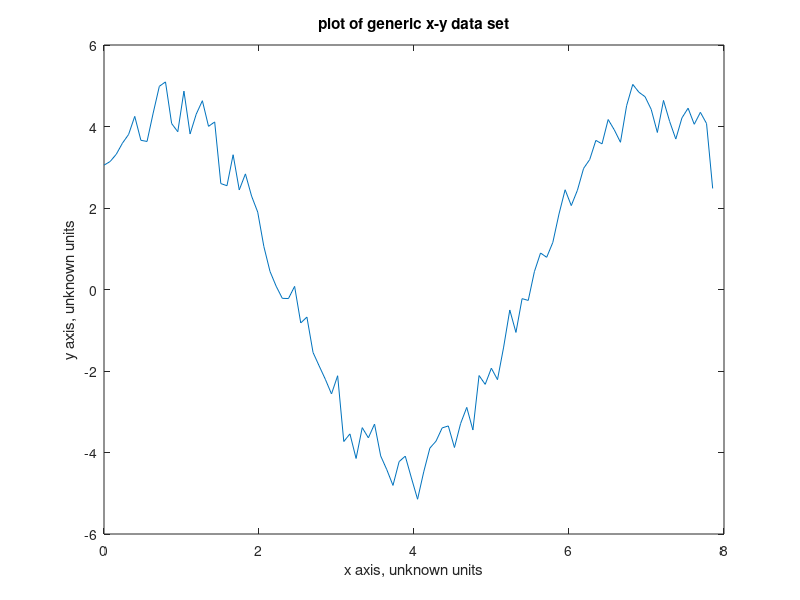

MATLAB code to generate this figure:
% easyplot:  Script to plot data in file xy.dat

%  Load the data
D = load('xy.dat');       %  D is matrix with two columns
x = D(:,1);  y = D(:,2);  %  x in 1st column, y in 2nd column

plot(x,y)      %  Generate the plot and label it
xlabel('x axis, unknown units')
ylabel('y axis, unknown units')
title('plot of generic x-y data set')
